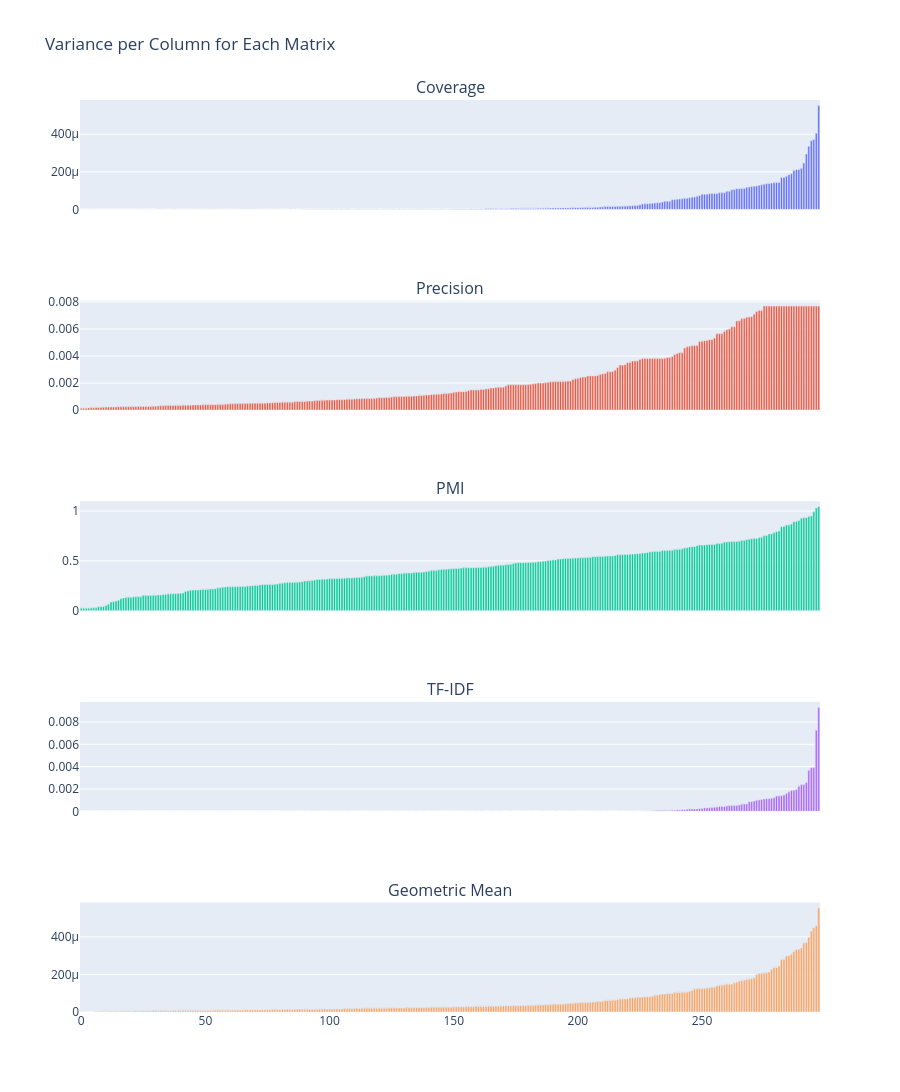

Notebook source saved alongside this figure:
### Code cell
import tod.dimension_reduction_own
X_coverage, X_precision, X_pmi, X_geometric_mean, X_tfidf = corpus.show_variance_graphs()

### Figure 1 — Plotly figure (JSON) as saved in the notebook; plotly's stock layout.template omitted (floating-point values rounded to 4 significant figures; data arrays with more than 128 entries replaced by an {"elided": "..."} marker saying what was removed)
{"data": [{"hovertemplate": "Feature: %{text}<br>Variance: %{y}<extra></extra>", "text": {"elided": "298 str values"}, "type": "bar", "x": {"elided": "298 int values"}, "xaxis": "x", "y": {"elided": "298 float values"}, "yaxis": "y"}, {"hovertemplate": "Feature: %{text}<br>Variance: %{y}<extra></extra>", "text": {"elided": "298 str values"}, "type": "bar", "x": {"elided": "298 int values"}, "xaxis": "x2", "y": {"elided": "298 float values"}, "yaxis": "y2"}, {"hovertemplate": "Feature: %{text}<br>Variance: %{y}<extra></extra>", "text": {"elided": "298 str values"}, "type": "bar", "x": {"elided": "298 int values"}, "xaxis": "x3", "y": {"elided": "298 float values"}, "yaxis": "y3"}, {"hovertemplate": "Feature: %{text}<br>Variance: %{y}<extra></extra>", "text": {"elided": "298 str values"}, "type": "bar", "x": {"elided": "298 int values"}, "xaxis": "x4", "y": {"elided": "298 float values"}, "yaxis": "y4"}, {"hovertemplate": "Feature: %{text}<br>Variance: %{y}<extra></extra>", "text": {"elided": "298 str values"}, "type": "bar", "x": {"elided": "298 int values"}, "xaxis": "x5", "y": {"elided": "298 float values"}, "yaxis": "y5"}], "layout": {"annotations": [{"font": {"size": 16}, "showarrow": false, "text": "Coverage", "x": 0.5, "xanchor": "center", "xref": "paper", "y": 1, "yanchor": "bottom", "yref": "paper"}, {"font": {"size": 16}, "showarrow": false, "text": "Precision", "x": 0.5, "xanchor": "center", "xref": "paper", "y": 0.78, "yanchor": "bottom", "yref": "paper"}, {"font": {"size": 16}, "showarrow": false, "text": "PMI", "x": 0.5, "xanchor": "center", "xref": "paper", "y": 0.56, "yanchor": "bottom", "yref": "paper"}, {"font": {"size": 16}, "showarrow": false, "text": "TF-IDF", "x": 0.5, "xanchor": "center", "xref": "paper", "y": 0.34, "yanchor": "bottom", "yref": "paper"}, {"font": {"size": 16}, "showarrow": false, "text": "Geometric Mean", "x": 0.5, "xanchor": "center", "xref": "paper", "y": 0.12, "yanchor": "bottom", "yref": "paper"}], "height": 1500, "showlegend": false, "title": {"text": "Variance per Column for Each Matrix"}, "xaxis": {"anchor": "y", "domain": [0, 1], "matches": "x5", "showticklabels": false}, "xaxis2": {"anchor": "y2", "domain": [0, 1], "matches": "x5", "showticklabels": false}, "xaxis3": {"anchor": "y3", "domain": [0, 1], "matches": "x5", "showticklabels": false}, "xaxis4": {"anchor": "y4", "domain": [0, 1], "matches": "x5", "showticklabels": false}, "xaxis5": {"anchor": "y5", "domain": [0, 1]}, "yaxis": {"anchor": "x", "domain": [0.88, 1]}, "yaxis2": {"anchor": "x2", "domain": [0.66, 0.78]}, "yaxis3": {"anchor": "x3", "domain": [0.44, 0.56]}, "yaxis4": {"anchor": "x4", "domain": [0.22, 0.34]}, "yaxis5": {"anchor": "x5", "domain": [0, 0.12]}}}
